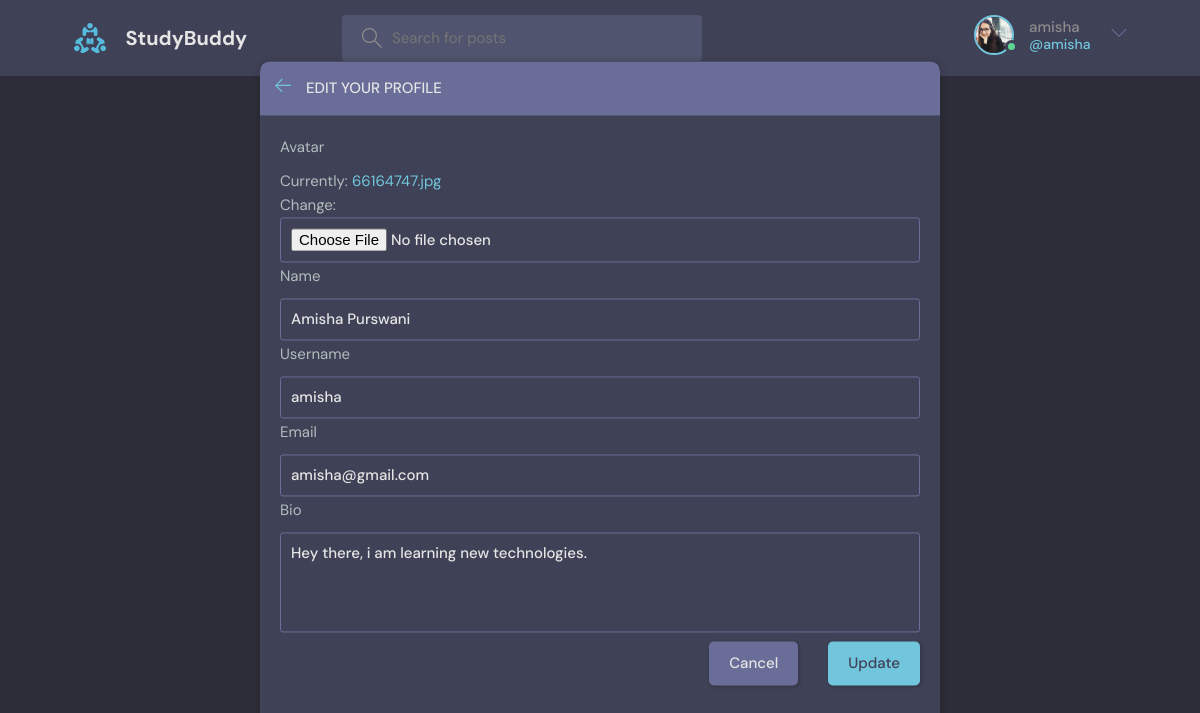
Screenshot of /update-user/ (signed in) with the database file from the repository.
### base/models.py (models this page shows)
class User(AbstractUser):
    name = models.CharField(max_length=200, null=True)
    email = models.EmailField(unique=True, null=True)
    bio = models.TextField(null=True)
    avatar = models.ImageField(null=True, default="avatar.svg")
    USERNAME_FIELD = 'email'
    REQUIRED_FIELDS = ['username',]

### base/views.py (the view)
# urls.py: path('update-user/', views.updateUser, name="update-user"),
@login_required(login_url='login')
def updateUser(request):
    user = request.user
    form = UserForm(instance=user)
    if request.method == 'POST':
        form = UserForm(request.POST, request.FILES, instance=user)
        if form.is_valid():
            form.save()
            return redirect('user-profile', pk=user.id)
    return render(request, 'base/update-user.html', {'form': form})

### base/forms.py
class UserForm(ModelForm):
    class Meta:
        model = User
        fields = ['avatar', 'name', 'username', 'email', 'bio']

### base/templates/base/update-user.html (shortened to what this page needs)
{% extends 'main.html' %}
{% block content %}
<main class="update-account layout">
  <div class="container">
    <div class="layout__box">
      <div class="layout__boxHeader">
        <div class="layout__boxTitle">
          <a href="{% url 'home' %}">
            <svg version="1.1" xmlns="http://www.w3.org/2000/svg" width="32" height="32" viewBox="0 0 32 32">
              <title>arrow-left</title>
              <path
                d="M13.723 2.286l-13.723 13.714 13.719 13.714 1.616-1.611-10.96-10.96h27.625v-2.286h-27.625l10.965-10.965-1.616-1.607z">
              </path>
            </svg>
          </a>
          <h3>Edit your profile</h3>
        </div>
      </div>
      <div class="layout__body">
        <form class="form" action="" method="POST" enctype="multipart/form-data">
          {% for field in form %}
          <div class="form__group">
            <label for="profile_pic">{{field.label}}</label>
            {{field}}
          </div>
          {% endfor %}
          <div class="form__action">
            <a class="btn btn--dark" href="index.html">Cancel</a>
            <button class="btn btn--main" type="submit">Update</button>
          </div>
        </form>
      </div>
    </div>
  </div>
</main>
{% endblock content %}

### templates/navbar.html (shortened to what this page needs)
{% load static %}
<header class="header header--loggedIn">
    <div class="container">
        <a href="{% url 'home' %}" class="header__logo">
            <img src="{% static 'images/logo.svg' %}" />
            <h1>StudyBuddy</h1>
        </a>
        <form class="header__search" method="GET" action="{% url 'home' %}">
            <label>
                <input name="q" placeholder="Search for posts" />
            </label>
        </form>
        <nav class="header__menu">
            {% if request.user.is_authenticated %}
            <div class="header__user">
                <a href="{% url 'update-user' %}">
                    <div class="avatar avatar--medium active">
                        <img src="{{request.user.avatar.url}}" />
                    </div>
                    <p>{{request.user.username}} <span>@{{request.user.username}}</span></p>
                </a>
                <button class="dropdown-button">
                    <svg version="1.1" xmlns="http://www.w3.org/2000/svg" width="32" height="32" viewBox="0 0 32 32">
                        <title>chevron-down</title>
                        <path d="M16 21l-13-13h-3l16 16 16-16h-3l-13 13z"></path>
                    </svg>
                </button>
            </div>
            {% else %}
            <a href="{% url 'login' %}">
                <img src="{% static 'images/avatar.svg' %}" />
                <p>Login</p>
            </a>
            {% endif %}
        </nav>
    </div>
</header>

### rows the page displays
User: user.avatar (picture), user.username "amisha", form "Amisha Purswani" "amisha" "amisha@gmail.com" "Hey there, i am learning new technologies."

### other values shown
{{ field.label }} "Avatar" "Name" "Username" "Email" "Bio"
